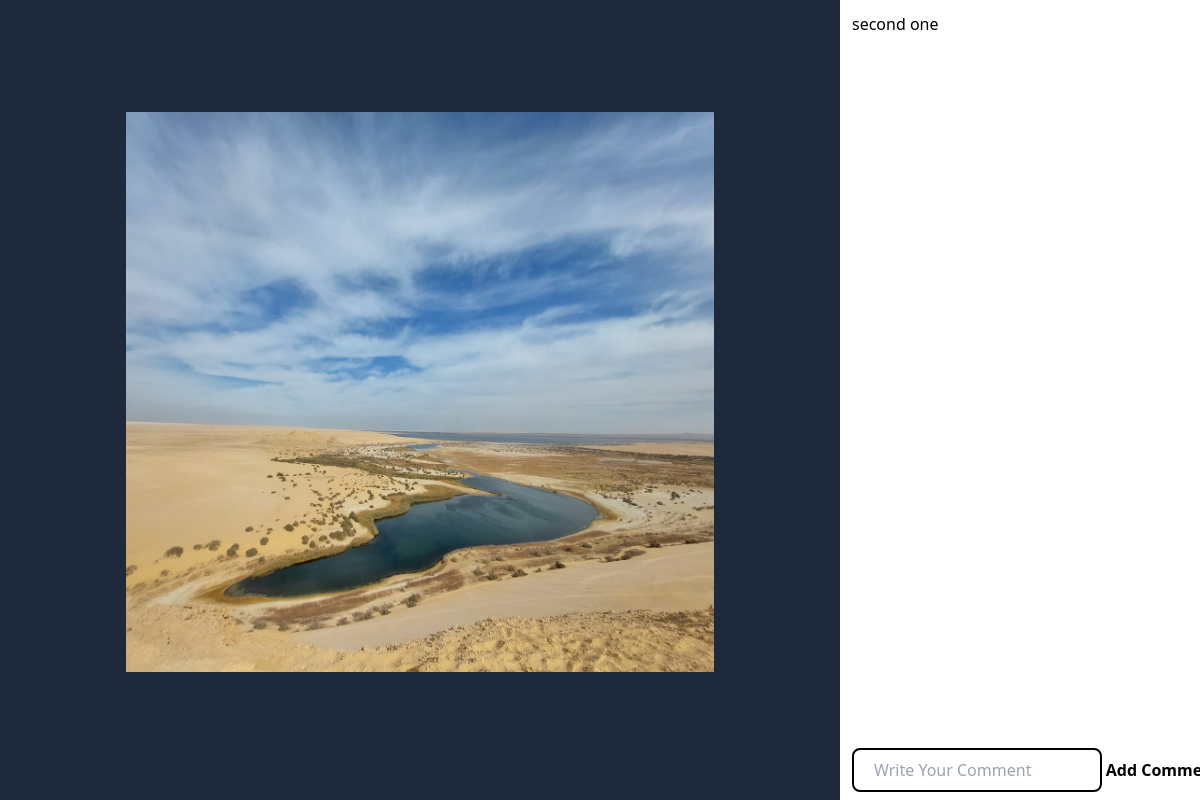
Screenshot of /post/2 (signed in) with the database file from the repository.
### tables this page shows
CREATE TABLE posts(
        id INTEGER PRIMARY KEY AUTOINCREMENT,
        Caption TEXT NOT NULL,
        imageurl TEXT NOT NULL,
        timestamp TIMESTAMP DEFAULT CURRENT_TIMESTAMP,
        userid INTEGER NOT NULL,
        FOREIGN KEY (userid) REFERENCES users (id)
        );

### app.py (the view)
@app.route("/post/<string:id>" , methods=['POST',"GET"])
def postid(id):
    if 'username' in session:
        if request.method=="POST":
            text = request.form['commentText']
            appDB.addComment(connection,session['userId'] , id , text)
            return redirect(url_for('postid' , id=id))
        post = appDB.getSPost(connection,id)
        comments=appDB.getcomment(connection,id)
        print("--------------------------------------")
        print(post)
        print("--------------------------------------")
        return render_template("Posttt.html" , comments=comments , post=post)
    else:
        return "Login to access this page"

### appDB.py (called while the page is built)
def getSPost(conn, postid):
    cursor = conn.cursor()
    query = '''SELECT * FROM posts WHERE id =?'''
    cursor.execute(query, (postid,))
    return cursor.fetchone()

def getcomment(conn , postid):
    cursor=conn.cursor()
    query = '''  SELECT  users.imageurl, users.username, comments.text, comments.timestamp
        FROM comments
        JOIN users ON comments.user_id = users.id
        WHERE comments.post_id = ?'''
    cursor.execute(query,(postid,))
    return cursor.fetchall()

### templates/Posttt.html (shortened to what this page needs)
<!DOCTYPE html>
<html lang="en">
  <head>
    <link rel="stylesheet" href="/static/css/main.css" />
  </head>
  <body>
    <div class="bg-black text-white flex h-screen">
      <div class="w-[70%] h-screen bg-slate-800 fixed">
        <div
          class="w-[70%] h-[35rem] flex justify-center items-center mt-28 m-auto"
        >
          <img src="/{{post[2]}}" alt="/" class="w-full h-full" />
        </div>
      </div>
      <div
        class="bg-white h-screen absolute right-0 w-[30%] p-3 flex flex-col gap-3"
      >
        <h2 class="text-black">{{post[1]}}</h2>
        <div class="fixed bottom-2 bg-slate-600d text-black w-[26rem]">
          <form method="post">
            <input
              type="text"
              name="commentText"
              placeholder="Write Your Comment"
              class="w-[60%] px-5 py-2 rounded-lg bg-white text-black border-2 border-black focus:outline-none"
            />
            <button type="submit" class="font-bold">Add Comment</button>
          </form>
        </div>
      </div>
    </div>
  </body>
</html>

### static/css/main.css (style rules this page uses)
html { line-height: 1.5; -webkit-text-size-adjust: 100%; -moz-tab-size: 4; -o-tab-size: 4; tab-size: 4; font-family: ui-sans-serif, system-ui, -apple-system, BlinkMacSystemFont, "Segoe UI", Roboto, "Helvetica Neue", Arial, "Noto Sans", sans-serif, "Apple Color Emoji", "Segoe UI Emoji", "Segoe UI Symbol", "Noto Color Emoji"; font-feature-settings: normal; font-variation-settings: normal; }
body { margin: 0; line-height: inherit; }
h1, h2, h3, h4, h5, h6 { font-size: inherit; font-weight: inherit; }
button, input, optgroup, select, textarea { font-family: inherit; font-feature-settings: inherit; font-variation-settings: inherit; font-size: 100%; font-weight: inherit; line-height: inherit; color: inherit; margin: 0; padding: 0; }
button, select { text-transform: none; }
button, [type='button'], [type='reset'], [type='submit'] { -webkit-appearance: button; background-color: transparent; background-image: none; }
blockquote, dl, dd, h1, h2, h3, h4, h5, h6, hr, figure, p, pre { margin: 0; }
input::placeholder, textarea::placeholder { opacity: 1; color: #9ca3af; }
button, [role="button"] { cursor: pointer; }
img, svg, video, canvas, audio, iframe, embed, object { display: block; vertical-align: middle; }
img, video { max-width: 100%; height: auto; }
.fixed { position: fixed; }
.absolute { position: absolute; }
.bottom-2 { bottom: 0.5rem; }
.right-0 { right: 0px; }
.m-auto { margin: auto; }
.mt-28 { margin-top: 7rem; }
.flex { display: flex; }
.h-\[35rem\] { height: 35rem; }
.h-full { height: 100%; }
.h-screen { height: 100vh; }
.w-\[26rem\] { width: 26rem; }
.w-\[30\%\] { width: 30%; }
.w-\[60\%\] { width: 60%; }
.w-\[70\%\] { width: 70%; }
.w-full { width: 100%; }
.flex-col { flex-direction: column; }
.items-center { align-items: center; }
.justify-center { justify-content: center; }
.gap-3 { gap: 0.75rem; }
.rounded-lg { border-radius: 0.5rem; }
.border-2 { border-width: 2px; }
.border-black { --tw-border-opacity: 1; border-color: rgb(0 0 0 / var(--tw-border-opacity)); }
.bg-black { --tw-bg-opacity: 1; background-color: rgb(0 0 0 / var(--tw-bg-opacity)); }
.bg-slate-800 { --tw-bg-opacity: 1; background-color: rgb(30 41 59 / var(--tw-bg-opacity)); }
.bg-white { --tw-bg-opacity: 1; background-color: rgb(255 255 255 / var(--tw-bg-opacity)); }
.p-3 { padding: 0.75rem; }
.px-5 { padding-left: 1.25rem; padding-right: 1.25rem; }
.py-2 { padding-top: 0.5rem; padding-bottom: 0.5rem; }
.font-bold { font-weight: 700; }
.text-black { --tw-text-opacity: 1; color: rgb(0 0 0 / var(--tw-text-opacity)); }
.text-white { --tw-text-opacity: 1; color: rgb(255 255 255 / var(--tw-text-opacity)); }

### rows the page displays
posts: imageurl (picture), Caption "second one"
